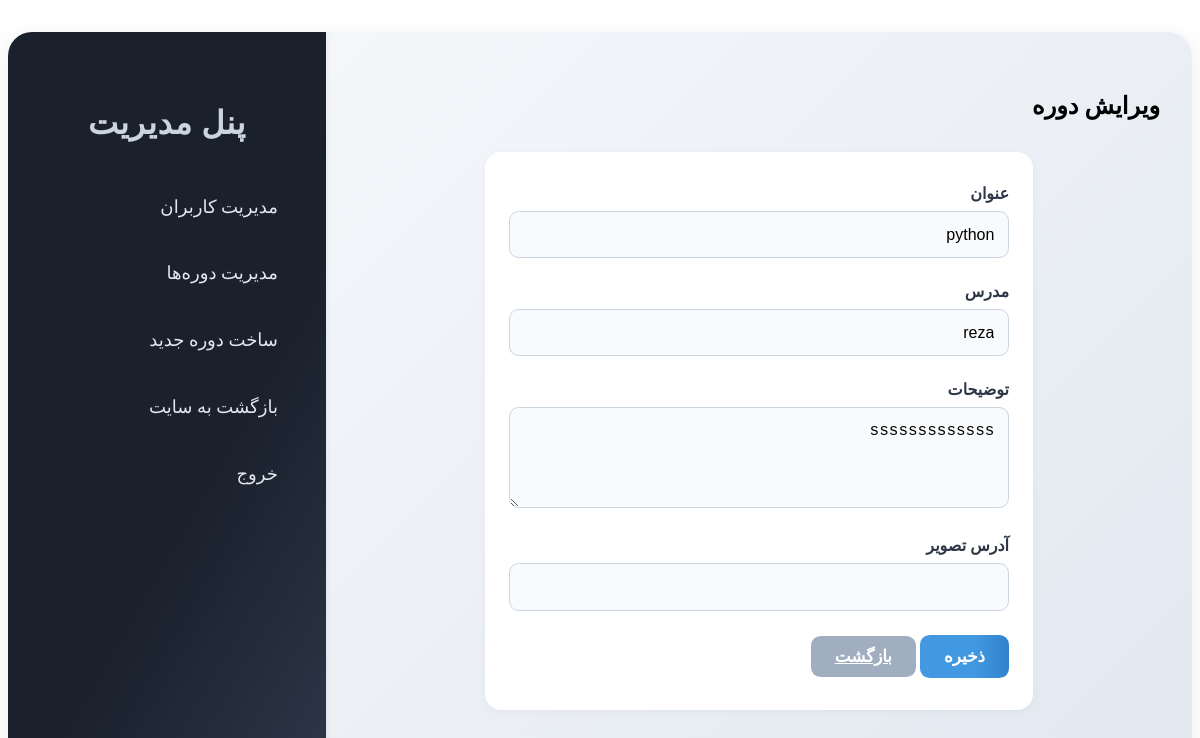
The app's page /admin/courses/edit/1 (signed in) with its own data.
### app.py (models this page shows, shortened)
class Course(db.Model):
    id = db.Column(db.Integer, primary_key=True)
    title = db.Column(db.String(200), nullable=False)
    description = db.Column(db.Text, nullable=False)
    instructor = db.Column(db.String(100), nullable=False)
    image_url = db.Column(db.String(255), nullable=True)
    created_at = db.Column(db.DateTime, default=datetime.utcnow)

### app.py (the view, shortened to what this page needs)
@app.route('/admin/courses/edit/<int:course_id>', methods=['GET', 'POST'])
@login_required
@admin_required
def admin_edit_course(course_id):
    course = Course.query.get_or_404(course_id)
    form = AdminCourseForm(obj=course)
    return render_template('admin/edit_course.html', form=form, course=course)

### app.py
class AdminCourseForm(FlaskForm):
    title = StringField('عنوان', validators=[DataRequired(), Length(max=200)])
    instructor = StringField('مدرس', validators=[DataRequired(), Length(max=100)])
    description = TextAreaField('توضیحات', validators=[DataRequired()])
    image_url = StringField('آدرس تصویر', validators=[Optional(), Length(max=255)])
    submit = SubmitField('ذخیره')

### app.py (called while the page is built)
@login_manager.user_loader
def load_user(user_id):
    return User.query.get(int(user_id))

def admin_required(f):
    @wraps(f)
    def decorated_function(*args, **kwargs):
        if not current_user.is_authenticated or not getattr(current_user, 'is_admin', False):
            flash('دسترسی فقط برای مدیران مجاز است.', 'danger')
            return redirect(url_for('login'))
        return f(*args, **kwargs)
    return decorated_function

### templates/admin/edit_course.html (shortened to what this page needs)
{% extends 'admin/layout.html' %}
{% block head %}
    <link rel="stylesheet" href="{{ url_for('static', filename='css/admin-entities.css') }}">
{% endblock %}
{% block content %}
<h2>{% if course %}ویرایش دوره{% else %}افزودن دوره{% endif %}</h2>
<form method="post" class="admin-entity-form">
    <div class="form-group">
        {{ form.title.label }}
        {{ form.title(class_="form-control") }}
    </div>
    <div class="form-group">
        {{ form.instructor.label }}
        {{ form.instructor(class_="form-control") }}
    </div>
    <div class="form-group">
        {{ form.description.label }}
        {{ form.description(class_="form-control", rows=4) }}
    </div>
    <div class="form-group">
        {{ form.image_url.label }}
        {{ form.image_url(class_="form-control") }}
    </div>
    <button type="submit" class="btn btn-primary">ذخیره</button>
    <a href="{{ url_for('admin_courses') }}" class="btn btn-secondary">بازگشت</a>
</form>
{% endblock %}

### static/css/admin-entities.css (style rules this page uses)
.admin-entity-form { max-width: 500px; margin: 2rem auto; background: #fff; border-radius: 1rem; box-shadow: 0 2px 8px rgba(0,0,0,0.04); padding: 2rem 1.5rem; }
.admin-entity-form .form-group { margin-bottom: 1.5rem; }
.admin-entity-form label { display: block; margin-bottom: 0.5rem; font-weight: 600; color: #2d3748; text-align: right; }
.admin-entity-form input, .admin-entity-form textarea, .admin-entity-form select { width: 100%; padding: 0.85rem; border: 1px solid #cbd5e0; border-radius: 0.6rem; box-sizing: border-box; transition: border-color 0.18s; text-align: right; direction: rtl; background: #f8fafc; font-size: 1rem; }
.admin-entity-form .btn { padding: 0.7rem 1.5rem; border-radius: 0.6rem; font-size: 1.05rem; font-weight: 700; border: none; cursor: pointer; transition: background 0.18s; }
.admin-entity-form .btn-primary { background: linear-gradient(90deg, #4299e1 60%, #3182ce 100%); color: #fff; }
.admin-entity-form .btn-secondary { background: #a0aec0; color: #fff; }

### records on screen
Course: title "python", instructor "reza", description "sssssssssssss"
